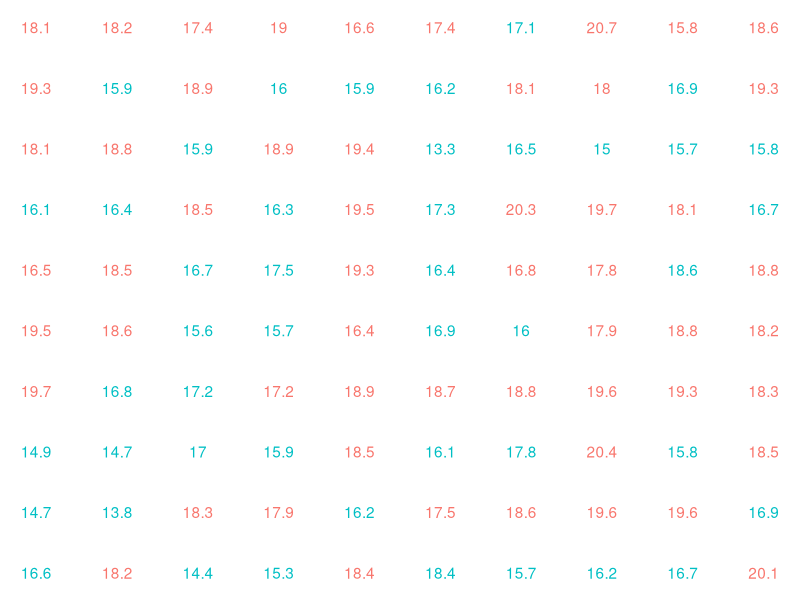
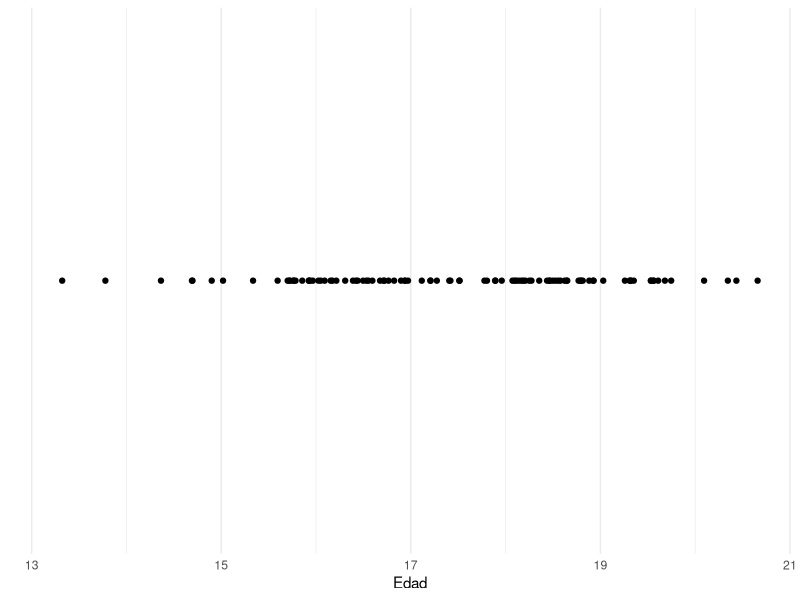
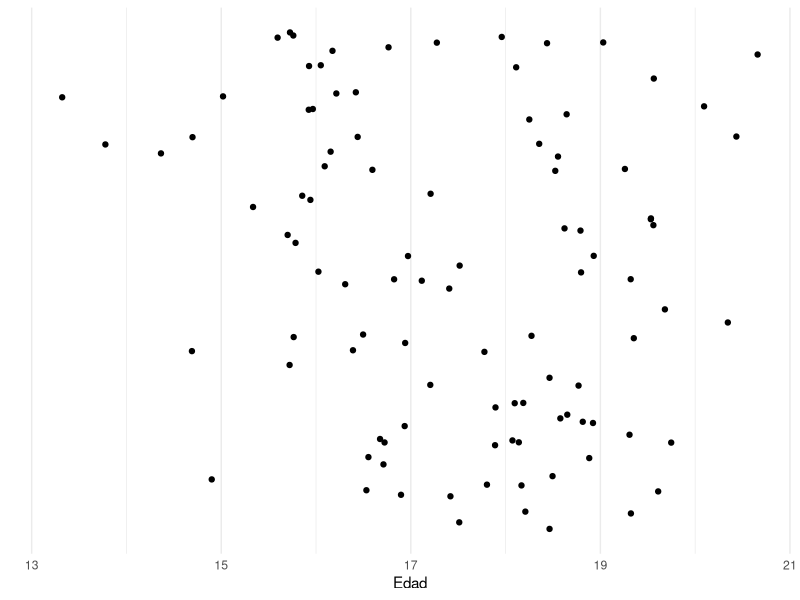
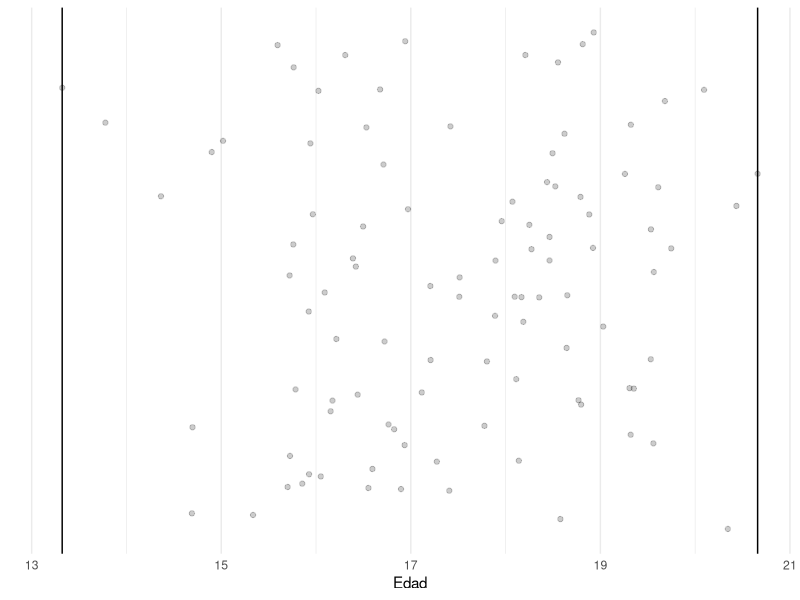
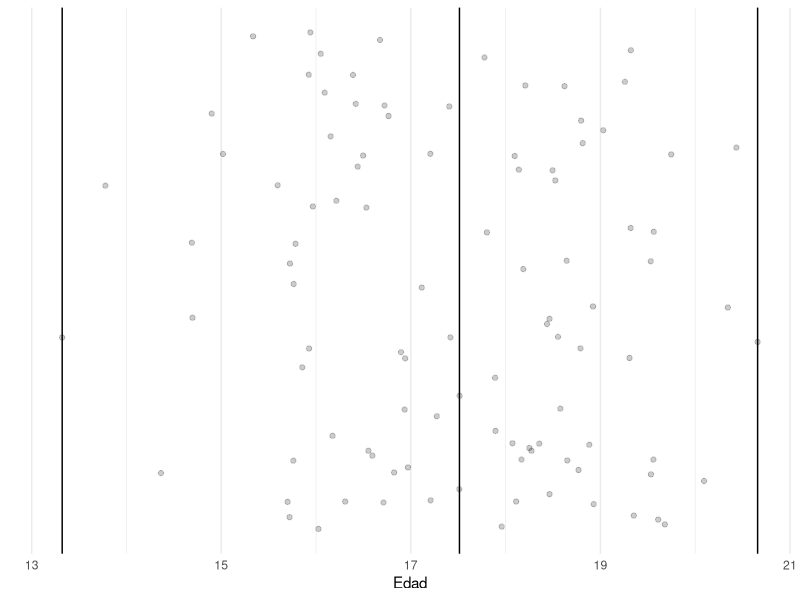
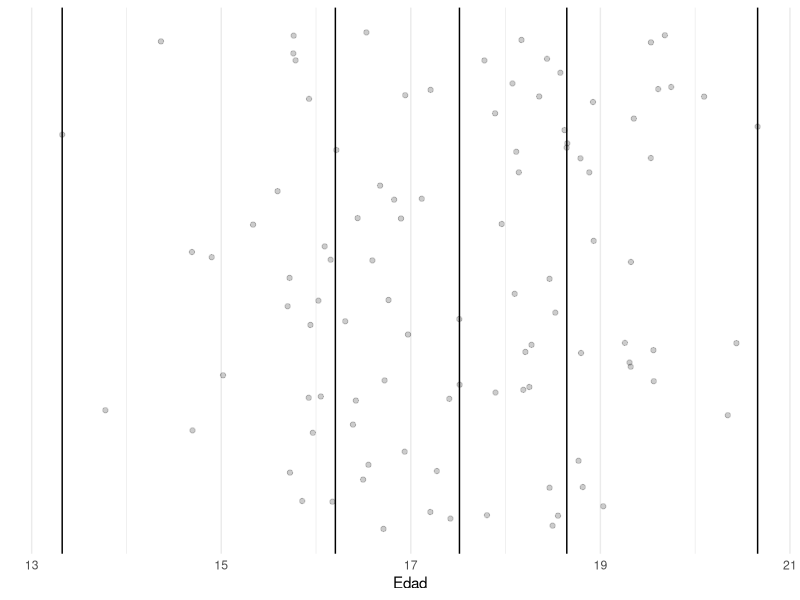
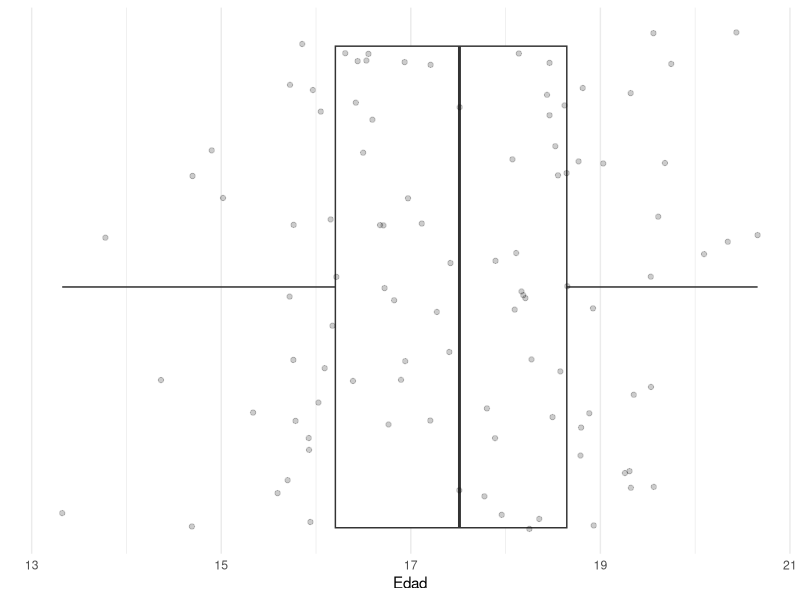
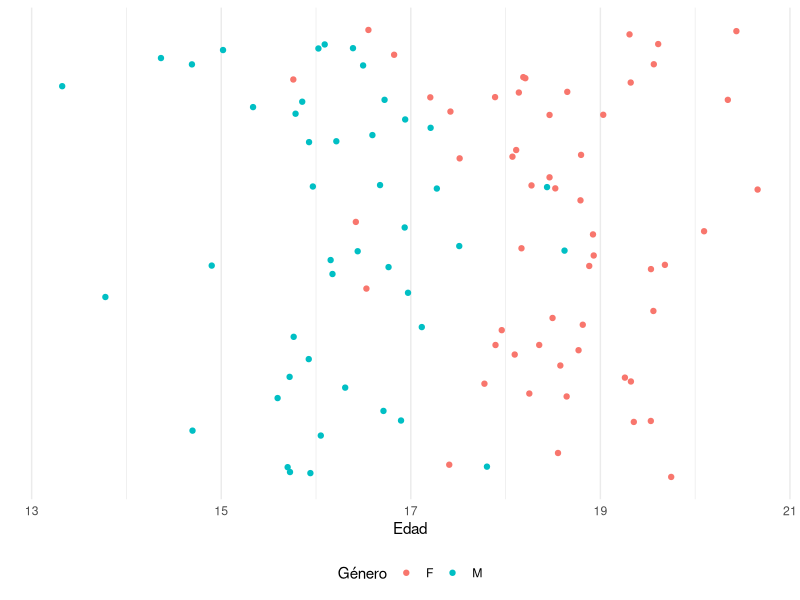

These charts were generated, in order, by the following R code:
## ---- chunk 1
## antecedentes

library("ggplot2")
library("dplyr")
library("knitr")

opts_chunk$set(echo=FALSE, message=FALSE, results='markup', warning=FALSE, fig.show = "asis", fig.height = 3, fig.width = 8)


theme_set(theme_minimal())


## ---- chunk 2

tibble(
  genero = sample(c("M", "F"), 100, replace = TRUE),
  edad = rnorm(100, 0, 1) + if_else(genero == "M", 16.5, 18.5)
) -> tb_data_inventada

tb_data_inventada %>% #head(25) %>% 
  mutate(edad = round(edad, 1), X = rep(1:10, each = 10), Y = rep(1:10, 10)) %>% 
  ggplot +
  aes(label = edad, colour = genero, x = X, y = Y) +
  geom_text() +
  scale_color_discrete(guide = NULL) +
  theme_void()

## ---- chunk 3

tb_data_inventada %>% 
  ggplot() +
  aes(x = edad, y = 1) +
  geom_point() +
  scale_y_continuous(breaks = NULL, name = "") +
  scale_x_continuous(name = "Edad") +
  theme_minimal()



## ---- chunk 4

tb_data_inventada %>% 
  ggplot() +
  aes(x = edad, y = 1) +
  geom_jitter() +
  scale_y_continuous(breaks = NULL, name = "") +
  scale_x_continuous(name = "Edad") +
  theme_minimal()



## ---- chunk 5

tb_data_inventada %>% 
  ggplot() +
  aes(x = edad, y = 1) +
  geom_vline(aes(xintercept = max(edad))) +
  geom_vline(aes(xintercept = min(edad))) +
  geom_jitter(alpha = 0.2) +
  scale_y_continuous(breaks = NULL, name = "") +
  scale_x_continuous(name = "Edad") +
  theme_minimal()



## ---- chunk 6

tb_data_inventada %>% 
  ggplot() +
  aes(x = edad, y = 1) +
  geom_vline(aes(xintercept = max(edad))) +
  geom_vline(aes(xintercept = min(edad))) +
  geom_vline(aes(xintercept = median(edad))) +
  geom_jitter(alpha = 0.2) +
  scale_y_continuous(breaks = NULL, name = "") +
  scale_x_continuous(name = "Edad") +
  theme_minimal()



## ---- chunk 7

tb_data_inventada %>% pull(edad) %>% quantile() -> q_edad

tb_data_inventada %>% 
  ggplot() +
  aes(x = edad, y = 1) +
  geom_vline(xintercept = q_edad) +
  geom_jitter(alpha = 0.2) +
  scale_y_continuous(breaks = NULL, name = "") +
  scale_x_continuous(name = "Edad") +
  theme_minimal()

## ---- chunk 8

tb_data_inventada %>% 
  ggplot() +
  aes(x = edad, y = 1) +
  geom_boxplot() +
  geom_jitter(alpha = 0.2) +
  scale_y_continuous(breaks = NULL, name = "") +
  scale_x_continuous(name = "Edad") +
  theme_minimal()



## ---- chunk 9

tb_data_inventada %>% 
  ggplot() +
  aes(x = edad, y = 1, colour = genero) +
  geom_jitter() +
  scale_y_continuous(breaks = NULL, name = "") +
  scale_x_continuous(name = "Edad") +
  scale_color_discrete(name = "Género") +
  theme_minimal() +
  theme(legend.position = "bottom")



## ---- chunk 10

tb_data_inventada %>% 
  ggplot() +
  aes(x = edad, y = genero, colour = genero) +
  geom_jitter() +
  scale_y_discrete(name = "Género") +
  scale_x_continuous(name = "Edad") +
  scale_color_discrete(guide = NULL) +
  theme(legend.position = "bottom")



## ---- chunk 11

tb_data_inventada %>% 
  ggplot() +
  aes(x = edad, y = genero, colour = genero, fill = genero) +
  geom_boxplot(alpha = 0.2) +
  geom_jitter(alpha = 0.2) +
  scale_y_discrete(name = "Género") +
  scale_x_continuous(name = "Edad") +
  scale_color_discrete(guide = NULL) +
  scale_fill_discrete(guide = NULL) +
  theme(legend.position = "bottom")



